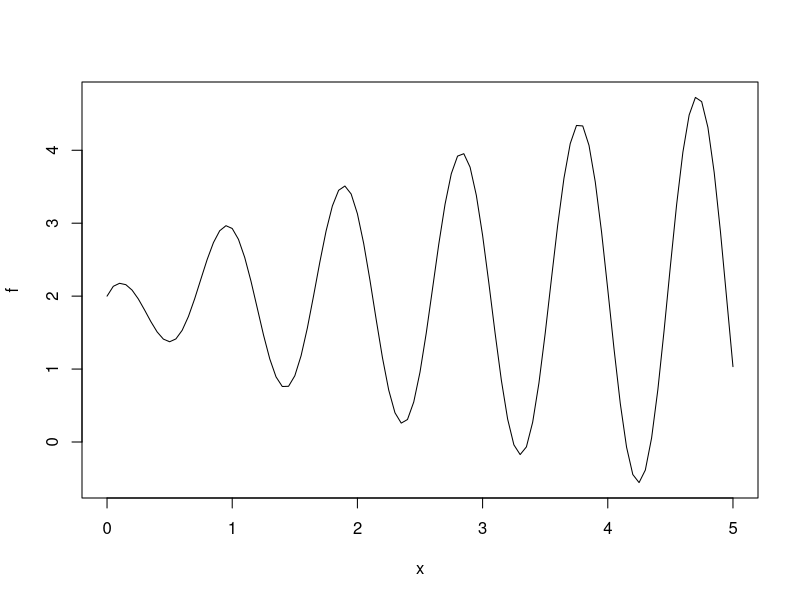
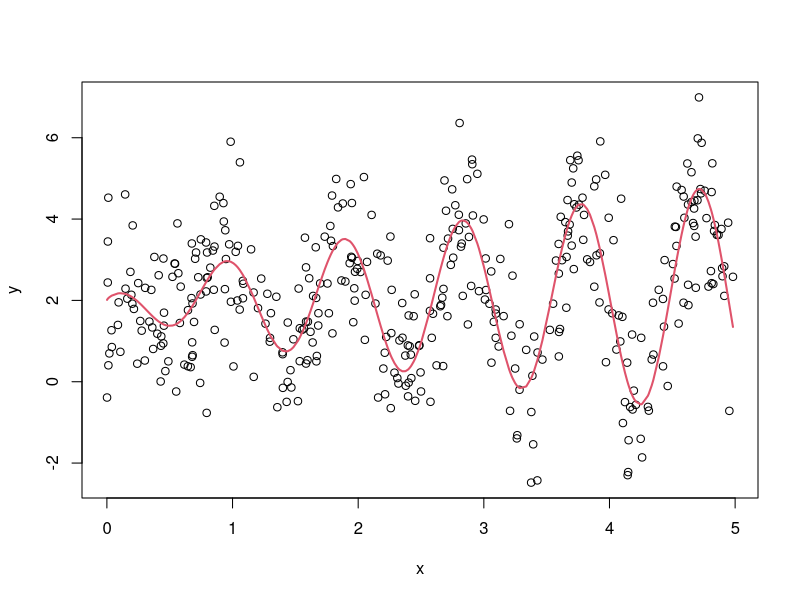
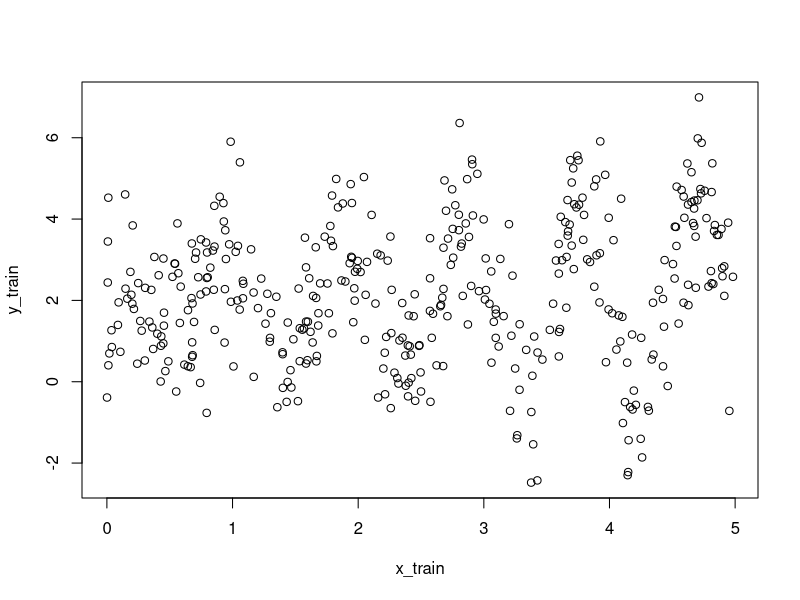
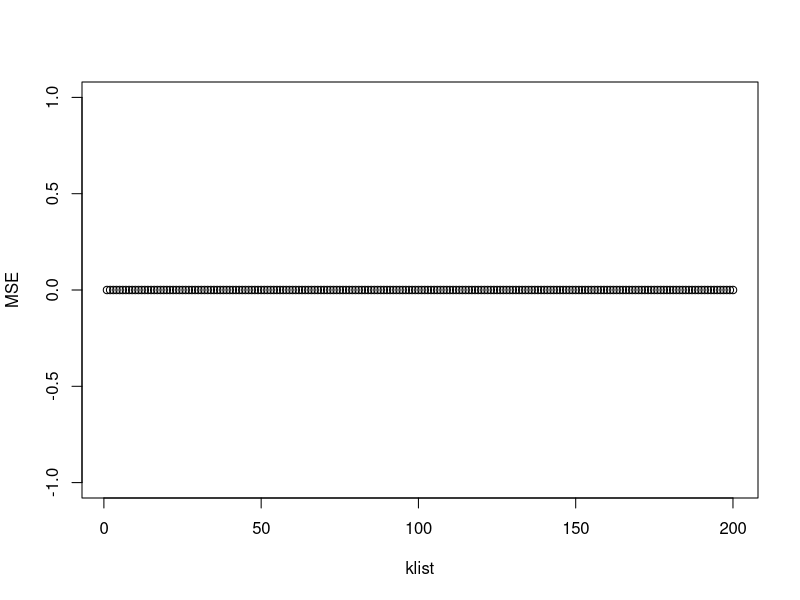
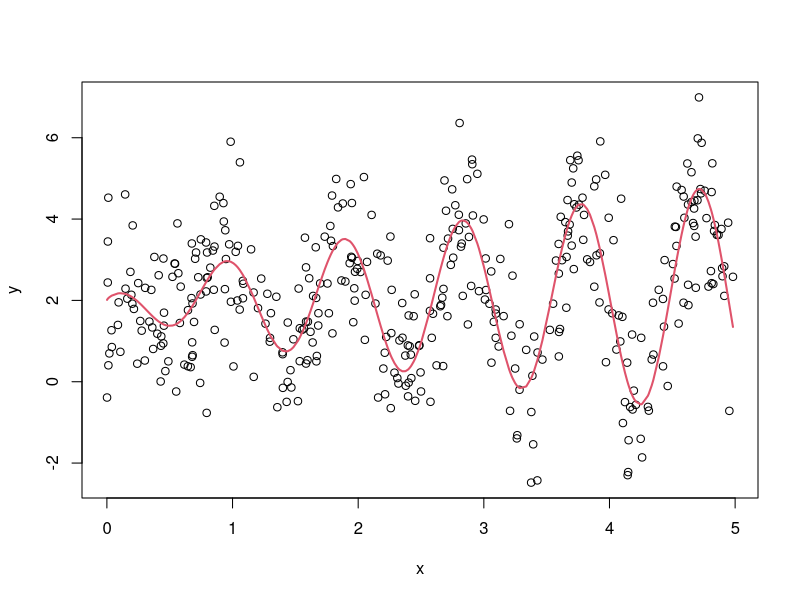

Here is the R script that generated these plots, in order: (Note: this script raises an error after producing the figures.)
# Selecting seed to be reproducible
set.seed(42)

# "best" predictor/algorithm
# One can try to modify the denominator inside the cosine to change the complexity of f*
f = function(x){
  y=2+x^(.2)*cos(x/.15)/x^-.45
  return(y)
}
plot(f,0,5)

# Simulating data points: change n and sigma
N=400
sigma=1.2
x=runif(N,0,5); x=sort(x)  # For convenience, the input x is sorted
y=rep(0,times=N)
for (i in 1:N) {
  y[i] = f(x[i]) + rnorm(1,0,sigma)  # rnorm(size, mean, std)
}
plot(x,y)
points(x,f(x), type="l", col=2, lwd=2)

# k-neighbors estimator
# k is number of neighbors and test=TRUE/FALSE tells if you estimate
# over any grid (FALSE) or over the x sampled in test data set (TRUE)
kn = function(k, test){
  if (test=="FALSE") {
    z = seq(0, 5, by=0.01)
    ll = length(z)
  }
  if (test=="TRUE"){
    z = x_test
    ll = length(z)
  }
  nk = rep(0, times=ll)
  for (j in 1:ll) {
    veci = which(abs(z[j]-x_train) %in% sort(abs(z[j]-x_train))[1:k])
    nk[j] = sum(y_train[veci])/k
  }
  return(nk)
}

# Sampling data between train and test
indices = sample(c(1:N), size=400)  # getting indices randmonly
x_train = x[indices]
y_train = y[indices]
x_test = x[-indices]
y_test = y[-indices]

# Plotting train and test data in same figure
plot(x_train, y_train)
points(x_test, y_test, col=2, pch=4)

# MSE computation (test data)
klist = 1:200  # List of k to test
MSE = rep(0, times=length(klist))  # I make a zeroes array with length of ksize to store MSEs
for (ki in klist) {
  y_pred = kn(ki, "TRUE")
  MSEi = mean(sum((y_test - y_pred)^2))
  MSE[ki] = MSEi
}

# Getting best k from MSE
plot(klist, MSE)
kbest = which.min(MSE)

# Plotting best estimator
plot(x,y)
points(x, f(x), type="l", col=2, lwd=2)
points(x_test, kn(kbest,"TRUE"), type="l", col=3, lwd=2)


####### CROSS VALIDATION (4.3) #######

# k-fold cross validation
folds = 10  # ex. folds=10 means 10-fold CV
fold_size = N/10

klist = 1:200  # List of k to test
MSE_complete = list()  # List to store the MSE list of each k-fold iteration
for (iteration in 1:folds){
  metaindices_test = ((iteration-1)*fold_size+1):(iteration*fold_size)  # Parenthesis are really important to separate :
  ss1 = indices[-metaindices_test] # Choosing indices for train (ss1) and test (ss2)
  ss2 = indices[metaindices_test]
  # choosing partition train/test data
  y_train=y[ss1]
  x_train=x[ss1]
  y_test=y[ss2]
  x_test=x[ss2]
  # Plotting train and test data in same figure
  #plot(x_train, y_train)
  #points(x_test, y_test, col=2, pch=4)
  #browser()  # breakpoint
  # MSE computation (test data)
  MSE = rep(0, times=length(klist))  # I make a zeroes array with length of ksize to store MSEs
  for (ki in klist) {
    y_pred = kn(ki, "TRUE")
    MSEi = mean(sum((y_test - y_pred)^2))
    MSE[ki] = MSEi
  }
  MSE_complete[[iteration]] <- MSE  # Store the MSE for this k in the complete MSE list.
}

# Plotting all MSE curves
for (i in 1:folds) {
  if (i==1){
    plot(klist, MSE_complete[[i]])
  }
  else{
    points(klist, MSE_complete[[i]]) 
  }
}

# Computing mean MSE curve
MSE_mean = list()
for (i in klist) {
  sum = 0
  for (j in 1:folds) {
    sum = sum + MSE_complete[[j]][i]
  }
  MSE_mean[i] <- sum/folds
}
# Plotting mean MSE curve
#points(klist, MSE_mean, col=2)
plot(klist, MSE_mean, col=2)
# Taking the best k from mean MSE curve
k_best = which.min(MSE_mean)

# Plotting best estimator
plot(x,y)
points(x, f(x), type="l", col=2, lwd=2)
# Sorting x_test for plotting
x_test = sort(x_test)
points(x_test, kn(k_best,"TRUE"), type="l", col=3, lwd=2)

# Effect of irreducible error sigma^2
# The error is related to the sigma somehow...

mean(sum((y_test - f(x_test))^2))  # Irreducible error (?)

y_theoretical = list()
for (i in 1:length(x_test)) {
  y_theoretical[i] <- f(x_test[i])
}

points(x_test, y_theoretical)


length(y_theoretical)
length(x_test)

####### END OF CROSS-VALIDATION (4.3) #######
